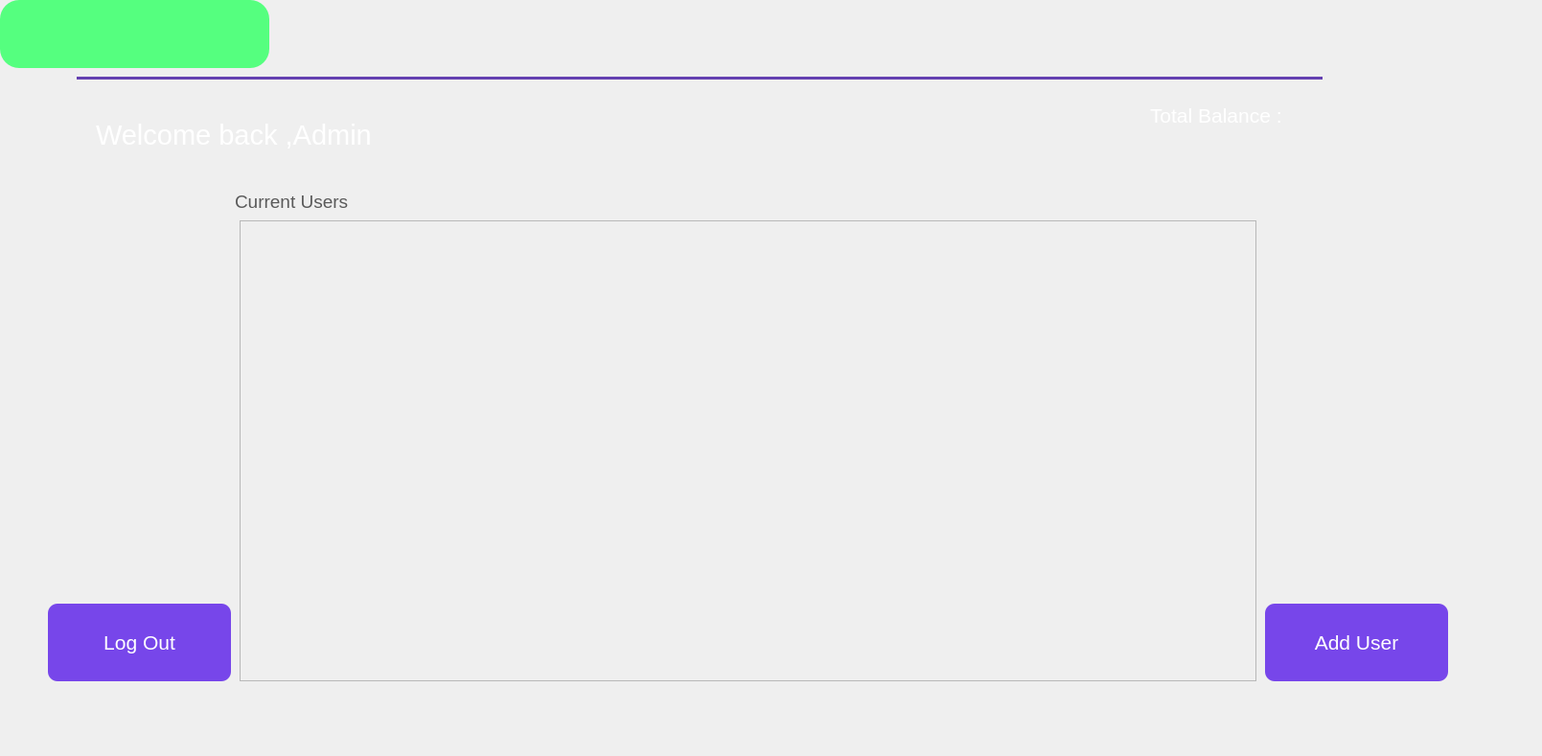
    <widget class="QWidget" name="page_20">
     <widget class="QWidget" name="widget_36" native="true">
      <property name="geometry">
       <rect>
        <x>0</x>
        <y>0</y>
        <width>1600</width>
        <height>780</height>
       </rect>
      </property>
      <widget class="QLabel" name="label_101">
       <property name="geometry">
        <rect>
         <x>0</x>
         <y>0</y>
         <width>281</width>
         <height>71</height>
        </rect>
       </property>
       <property name="styleSheet">
        <string notr="true">border-radius:20px;
background-color: rgb(85, 255, 127);
background-image: url(:/new/prefix1/firstPage.png);
</string>
       </property>
       <property name="text">
        <string/>
       </property>
       <property name="pixmap">
        <pixmap resource="assets.qrc">:/new/prefix1/firstPage.png</pixmap>
       </property>
       <property name="scaledContents">
        <bool>true</bool>
       </property>
      </widget>
      <widget class="QLabel" name="label_115">
       <property name="geometry">
        <rect>
         <x>80</x>
         <y>80</y>
         <width>1300</width>
         <height>3</height>
        </rect>
       </property>
       <property name="styleSheet">
        <string notr="true">background-color: rgb(100, 65, 177);</string>
       </property>
       <property name="text">
        <string/>
       </property>
      </widget>
      <widget class="QLabel" name="label_116">
       <property name="geometry">
        <rect>
         <x>100</x>
         <y>110</y>
         <width>391</width>
         <height>61</height>
        </rect>
       </property>
       <property name="font">
        <font>
         <family>Arial</family>
         <pointsize>22</pointsize>
        </font>
       </property>
       <property name="styleSheet">
        <string notr="true">color: rgb(255, 255, 255);</string>
       </property>
       <property name="text">
        <string>Welcome back ,Admin</string>
       </property>
      </widget>
      <widget class="QLabel" name="label_117">
       <property name="geometry">
        <rect>
         <x>1200</x>
         <y>100</y>
         <width>191</width>
         <height>41</height>
        </rect>
       </property>
       <property name="font">
        <font>
         <family>Arial</family>
         <pointsize>16</pointsize>
        </font>
       </property>
       <property name="styleSheet">
        <string notr="true">color:rgb(255, 255, 255);</string>
       </property>
       <property name="text">
        <string>Total Balance :</string>
       </property>
      </widget>
      <widget class="QLabel" name="label_118">
       <property name="geometry">
        <rect>
         <x>1200</x>
         <y>150</y>
         <width>171</width>
         <height>41</height>
        </rect>
       </property>
       <property name="font">
        <font>
         <family>Arial</family>
         <pointsize>16</pointsize>
        </font>
       </property>
       <property name="styleSheet">
        <string notr="true">color:rgb(255, 255, 255);
</string>
       </property>
       <property name="text">
        <string/>
       </property>
      </widget>
      <widget class="QScrollArea" name="scrollArea_6">
       <property name="geometry">
        <rect>
         <x>250</x>
         <y>230</y>
         <width>1061</width>
         <height>481</height>
        </rect>
       </property>
       <property name="styleSheet">
        <string notr="true">QScrollBar:vertical{ 
background-color: rgb(36, 36, 36);
 width: 15px; 
margin: 15px 0 15px 0;
}

QScrollBar:handle:vertical{
background-color: rgb(71, 71, 71);
 min-height:30px;
 border-radius:7px;
}
QScrollBar:handle:vertical:hover{
 background-color:rgb(58, 58, 58);
}
QScrollBar:handle:vertical pressed{
 background-color: rgb(60, 60, 60);
}

QScrollBar::sub-line:vertical{
border:none;
background-color: rgb(71, 71, 71);
height: 15px;
border-top-left-radius: 7px;
border-top-right-radius:7px;
subcontrol position: top;
subcontrol-origin: margin;
}
QScrollBar::sub-line:vertical:hover { 
background-color: rgb(58, 58, 58);
}

QScrollBar::sub-line:vertical:pressed{
 background-color: rgb(60, 60, 60);
}
 QScrollBar::add-line:vertical{
 border:none;
background-color: rgb(71, 71, 71);
 height: 15px;
border-bottom-left-radius: 7px; 
border-bottom-right-radius: 7px; 
subcontrol-position: bottom; 
subcontrol-origin: margin;
}
QScrollBar::add-line:vertical:hover {
 background-color:  rgb(58, 58, 58);
}
QScrollBar::add-line:vertical:pressed { 
background-color: rgb(60, 60, 60);
}

QScrollBar::up-arrow:vertical, QScrollBar::down-arrow:vertical{
 background: none;
}
QScrollBar::add-page:vertical, QScrollBar::sub-page:vertical{ 
background: none;
}
</string>
       </property>
       <property name="widgetResizable">
        <bool>true</bool>
       </property>
       <property name="alignment">
        <set>Qt::AlignCenter</set>
       </property>
       <widget class="QWidget" name="scrollAreaWidgetContents_6">
        <property name="geometry">
         <rect>
          <x>0</x>
          <y>0</y>
          <width>1059</width>
          <height>479</height>
         </rect>
        </property>
       </widget>
      </widget>
      <widget class="QPushButton" name="pushButton_logOut_4">
       <property name="geometry">
        <rect>
         <x>50</x>
         <y>630</y>
         <width>191</width>
         <height>81</height>
        </rect>
       </property>
       <property name="font">
        <font>
         <pointsize>16</pointsize>
        </font>
       </property>
       <property name="styleSheet">
        <string notr="true">QPushButton:hover{
	background-color:rgb(100, 60, 200);
}
QPushButton{
background-color:rgb(119, 70, 234);
color:rgb(255, 255, 255);
border-radius:10px;
}</string>
       </property>
       <property name="text">
        <string>Log Out</string>
       </property>
      </widget>
      <widget class="QPushButton" name="pushButton_SignUP_5">
       <property name="geometry">
        <rect>
         <x>1320</x>
         <y>630</y>
         <width>191</width>
         <height>81</height>
        </rect>
       </property>
       <property name="font">
        <font>
         <pointsize>16</pointsize>
        </font>
       </property>
       <property name="styleSheet">
        <string notr="true">QPushButton:hover{
	background-color:rgb(100, 60, 200);
}
QPushButton{
background-color:rgb(119, 70, 234);
border-radius:10px;
color:rgb(255, 255, 255);
}</string>
       </property>
       <property name="text">
        <string>Add User</string>
       </property>
      </widget>
      <widget class="QLabel" name="label_119">
       <property name="geometry">
        <rect>
         <x>245</x>
         <y>190</y>
         <width>161</width>
         <height>41</height>
        </rect>
       </property>
       <property name="font">
        <font>
         <family>Arial</family>
         <pointsize>14</pointsize>
        </font>
       </property>
       <property name="styleSheet">
        <string notr="true">color: rgb(89, 89, 89);</string>
       </property>
       <property name="text">
        <string>Current Users</string>
       </property>
      </widget>
     </widget>
    </widget>
